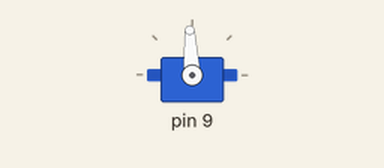
Simulated run of this sketch. Board: Arduino Uno, built with avr-gcc and run on an emulated ATmega328P. Parts: servo. What the sketch prints to the serial monitor is not drawn.

Above: at 0.05 s.
At 1.25 s:
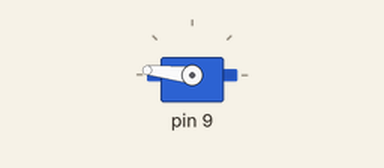
At 2.45 s:
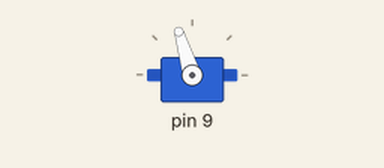
At 5.25 s:
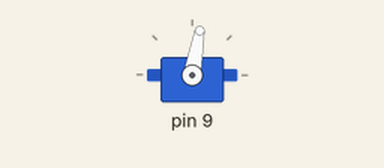
Timing chart, 0 to 7.0 s (numbered marks = the images above):
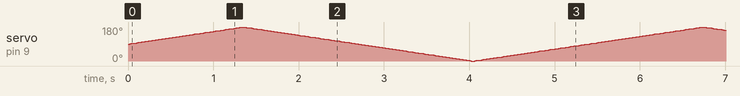

The sketch:

test_servo_arduino.ino
```cpp
// Arduino Servo Output Test

// Copyright (C)2026, Philip Munts dba Munts Technologies.
//
// Redistribution and use in source and binary forms, with or without
// modification, are permitted provided that the following conditions are met:
//
// * Redistributions of source code must retain the above copyright notice,
//   this list of conditions and the following disclaimer.
//
// THIS SOFTWARE IS PROVIDED BY THE COPYRIGHT HOLDERS AND CONTRIBUTORS "AS IS"
// AND ANY EXPRESS OR IMPLIED WARRANTIES, INCLUDING, BUT NOT LIMITED TO, THE
// IMPLIED WARRANTIES OF MERCHANTABILITY AND FITNESS FOR A PARTICULAR PURPOSE
// ARE DISCLAIMED. IN NO EVENT SHALL THE COPYRIGHT HOLDER OR CONTRIBUTORS BE
// LIABLE FOR ANY DIRECT, INDIRECT, INCIDENTAL, SPECIAL, EXEMPLARY, OR
// CONSEQUENTIAL DAMAGES (INCLUDING, BUT NOT LIMITED TO, PROCUREMENT OF
// SUBSTITUTE GOODS OR SERVICES; LOSS OF USE, DATA, OR PROFITS; OR BUSINESS
// INTERRUPTION) HOWEVER CAUSED AND ON ANY THEORY OF LIABILITY, WHETHER IN
// CONTRACT, STRICT LIABILITY, OR TORT (INCLUDING NEGLIGENCE OR OTHERWISE)
// ARISING IN ANY WAY OUT OF THE USE OF THIS SOFTWARE, EVEN IF ADVISED OF THE
// POSSIBILITY OF SUCH DAMAGE.

#define ENABLE_ASSIGNMENT_OPERATOR

#include <Arduino.h>
#include <Servo-Arduino.h>

using namespace MuntsTech::Interfaces::Servo;

MuntsTech::Servo::Arduino::Output_Class outp;

void setup()
{
  Serial.begin(115200);
  Serial.println("Arduino Servo Output Test\n");

  outp.Initialize(9);
}

void loop()
{
  for (float pos = POSITION_NEUTRAL; pos <= POSITION_MAX; pos += 0.015F)
  {
    // Use write() method
    outp.write(pos);
    delay(20);
  }

  for (float pos = POSITION_MAX; pos >= POSITION_MIN; pos -= 0.015F)
  {
    // Use assignment operator
    outp = pos;
    delay(20);
  }

  for (float pos = POSITION_MIN; pos <= POSITION_NEUTRAL; pos += 0.015F)
  {
    // Use write() method
    outp.write(pos);
    delay(20);
  }
}
```
